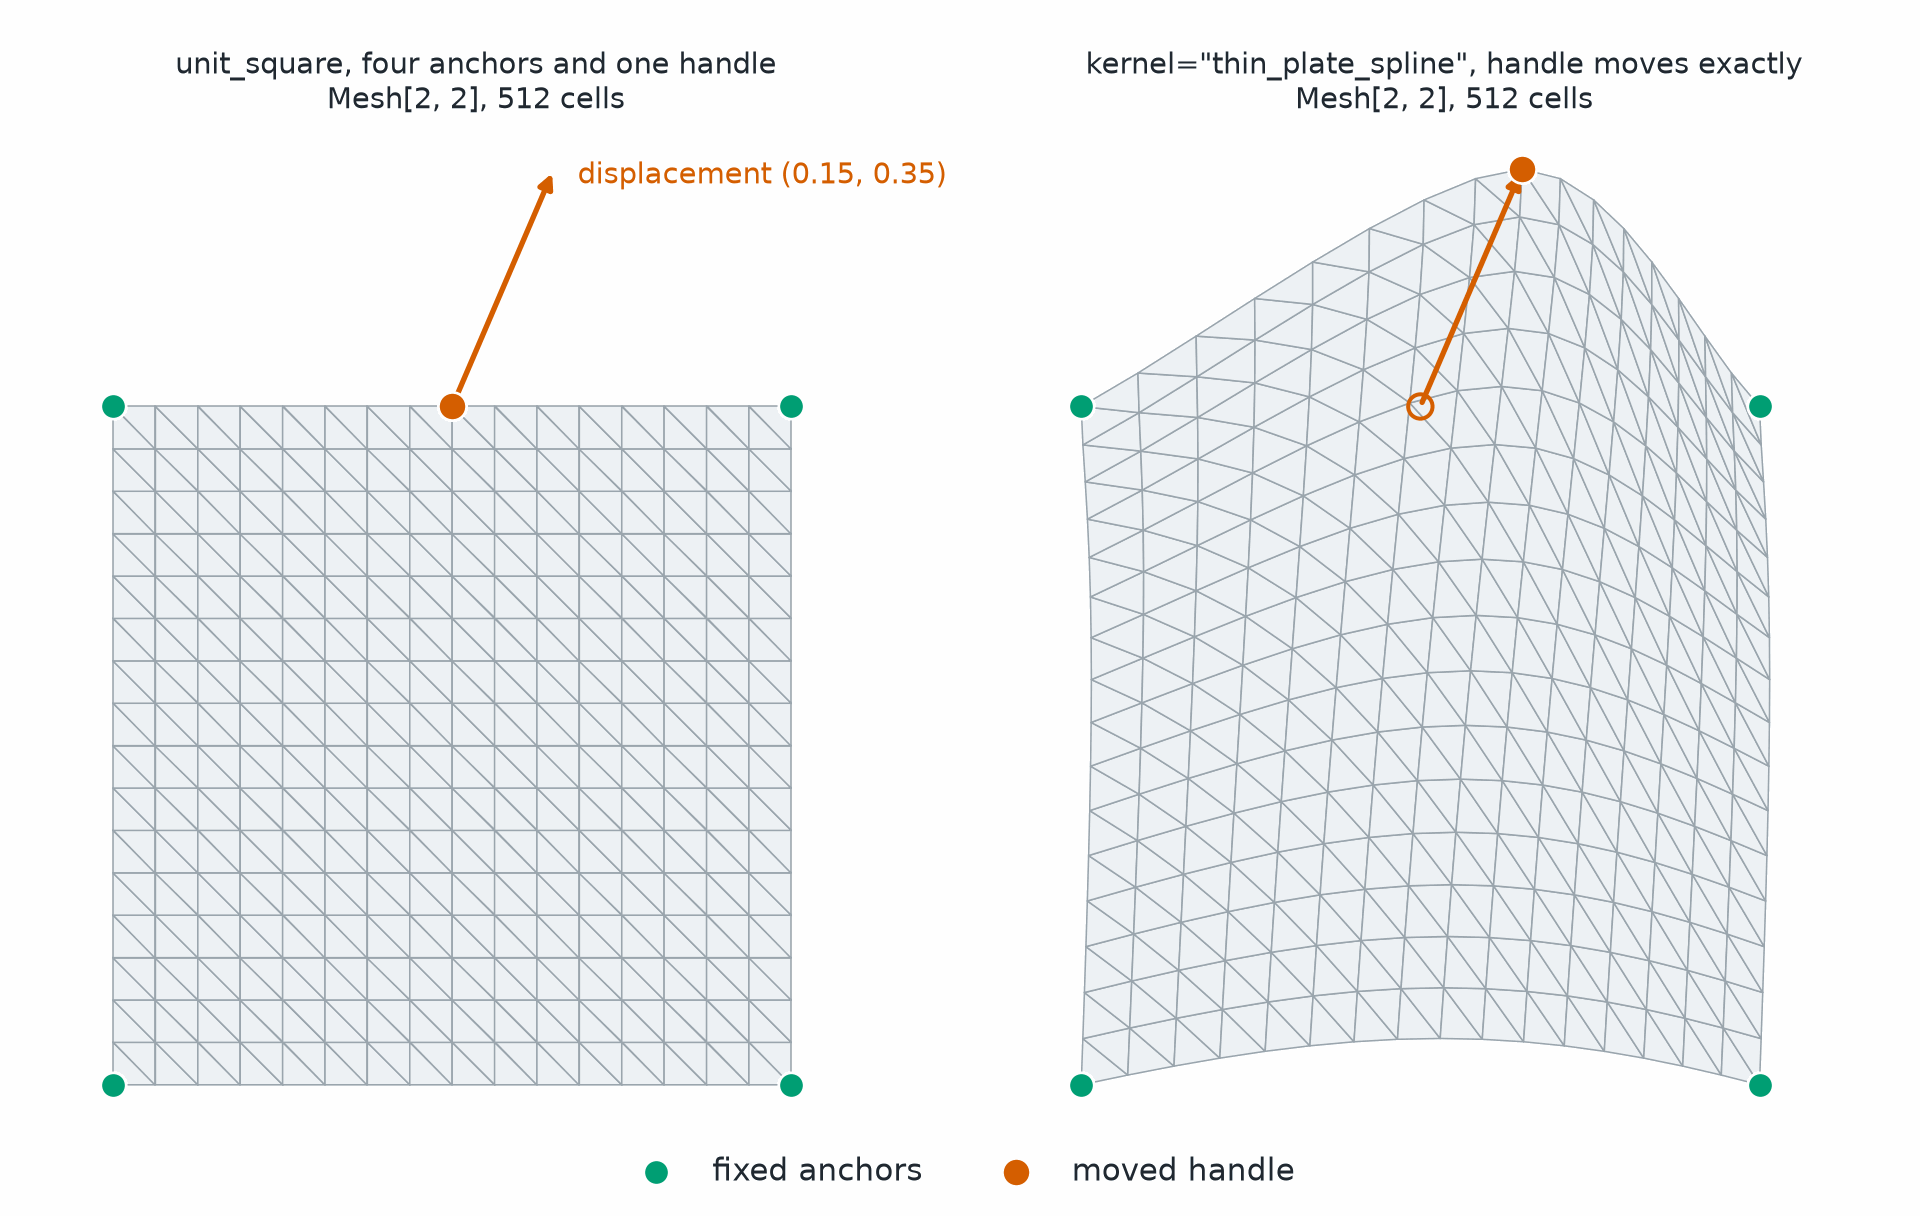

Generate this figure with Python:
# SPDX-FileCopyrightText: Copyright (c) 2023 - 2026 NVIDIA CORPORATION & AFFILIATES.
# SPDX-FileCopyrightText: All rights reserved.
# SPDX-License-Identifier: Apache-2.0
#
# Licensed under the Apache License, Version 2.0 (the "License");
# you may not use this file except in compliance with the License.
# You may obtain a copy of the License at
#
# http://www.apache.org/licenses/LICENSE-2.0
#
# Unless required by applicable law or agreed to in writing, software
# distributed under the License is distributed on an "AS IS" BASIS,
# WITHOUT WARRANTIES OR CONDITIONS OF ANY KIND, either express or implied.
# See the License for the specific language governing permissions and
# limitations under the License.

"""Render a two-dimensional thin-plate-spline RBF deformation."""

from pathlib import Path

import matplotlib.pyplot as plt
import torch
from _style import EDGE, FACE, FIXED, RESULT, clean_axis, mesh_label, save
from matplotlib.collections import PolyCollection

from physicsnemo.mesh.primitives.planar import unit_square

OUTPUT = Path(__file__).parent / "square_rbf_morph.png"

ANCHOR_COLOR = FIXED
HANDLE_COLOR = RESULT


def _draw_mesh(axis, mesh):
    """Draw one filled triangular mesh with consistent limits and styling."""

    points = mesh.points.detach().cpu().numpy()
    cells = mesh.cells.detach().cpu().numpy()
    triangles = PolyCollection(
        points[cells],
        facecolors=FACE,
        edgecolors=EDGE,
        linewidths=0.7,
    )
    axis.add_collection(triangles)
    clean_axis(axis, ((-0.05, 1.12), (-0.05, 1.42)))


def _draw_controls(axis, controls, displacements, *, deformed):
    """Draw fixed anchors and the moved handle in source or output position."""

    controls = controls.detach().cpu().numpy()
    displacements = displacements.detach().cpu().numpy()
    source = controls[-1]
    destination = source + displacements[-1]

    axis.scatter(
        controls[:-1, 0],
        controls[:-1, 1],
        s=130,
        color=ANCHOR_COLOR,
        edgecolor="white",
        linewidth=1.2,
        zorder=4,
        label="fixed anchors",
    )
    if deformed:
        axis.scatter(
            source[0],
            source[1],
            s=120,
            facecolor="none",
            edgecolor=HANDLE_COLOR,
            linewidth=1.8,
            zorder=4,
        )
        handle = destination
    else:
        handle = source
    axis.scatter(
        handle[0],
        handle[1],
        s=160,
        color=HANDLE_COLOR,
        edgecolor="white",
        linewidth=1.2,
        zorder=5,
        label="moved handle",
    )
    axis.annotate(
        "",
        xy=destination,
        xytext=source,
        arrowprops={"arrowstyle": "-|>", "color": HANDLE_COLOR, "lw": 2.4},
        zorder=4,
    )
    if deformed:
        return
    dx, dy = displacements[-1]
    axis.text(
        destination[0] + 0.035,
        destination[1] - 0.01,
        f"displacement ({dx:.2f}, {dy:.2f})",
        color=HANDLE_COLOR,
        va="center",
    )


def main():
    """Generate the documentation image."""

    mesh = unit_square.load(subdivisions=4)
    controls = mesh.points.new_tensor(
        [[0.0, 0.0], [1.0, 0.0], [1.0, 1.0], [0.0, 1.0], [0.5, 1.0]]
    )
    displacements = torch.zeros_like(controls)
    displacements[-1] = controls.new_tensor([0.15, 0.35])
    morphed = mesh.radial_basis_function_deform(
        controls,
        displacements,
        kernel="thin_plate_spline",
        polynomial=True,
        smoothing=0.0,
        implementation="torch",
    )

    handle_index = torch.linalg.vector_norm(mesh.points - controls[-1], dim=1).argmin()
    torch.testing.assert_close(
        morphed.points[handle_index],
        controls[-1] + displacements[-1],
        atol=2.0e-5,
        rtol=2.0e-5,
    )

    figure, axes = plt.subplots(1, 2, figsize=(12.0, 7.6))
    panels = (
        ("unit_square, four anchors and one handle", mesh, False),
        ('kernel="thin_plate_spline", handle moves exactly', morphed, True),
    )
    for axis, (title, panel_mesh, deformed) in zip(axes, panels, strict=True):
        _draw_mesh(axis, panel_mesh)
        _draw_controls(axis, controls, displacements, deformed=deformed)
        axis.set_title(f"{title}\n{mesh_label(panel_mesh)}")

    handles, labels = axes[0].get_legend_handles_labels()
    figure.legend(
        handles,
        labels,
        loc="lower center",
        bbox_to_anchor=(0.5, 0.0),
        ncol=2,
        frameon=False,
    )
    figure.subplots_adjust(left=0.01, right=0.99, bottom=0.08, top=0.9, wspace=0.06)
    save(figure, OUTPUT)


if __name__ == "__main__":
    main()
